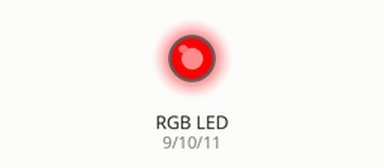
A sketch run on a simulated Arduino Uno, built with avr-gcc and run on an emulated ATmega328P. On the bench: an RGB LED mixed from three pins (HIGH = lit).

Above: at 0.1 s.
At 2.1 s:
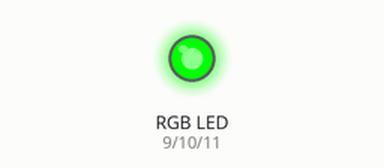
At 4.1 s:
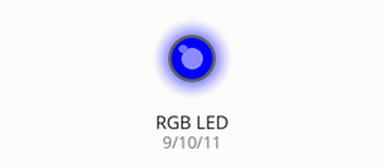
At 6.1 s:
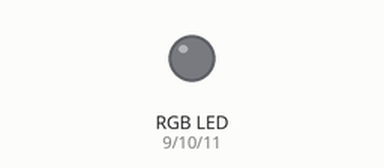
Timing chart, 0 to 7.6 s (numbered marks = the images above):
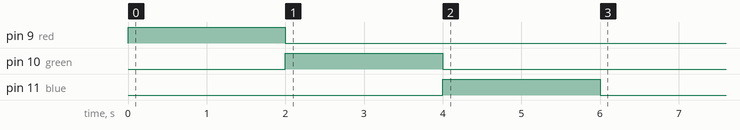

The sketch:

RGBLedTester.ino
```cpp
const int red = 9;
const int green = 10;
const int blue = 11;
void setup()
{
  pinMode(red, OUTPUT);
  pinMode(green, OUTPUT);
  pinMode(blue, OUTPUT);

  digitalWrite(red, HIGH);
  delay(2000);
  digitalWrite(red, LOW);

  digitalWrite(green, HIGH);
  delay(2000);
  digitalWrite(green, LOW);

  digitalWrite(blue, HIGH);
  delay(2000);
  digitalWrite(blue, LOW);
}
void loop()
{
  // No code ;)
}
```
